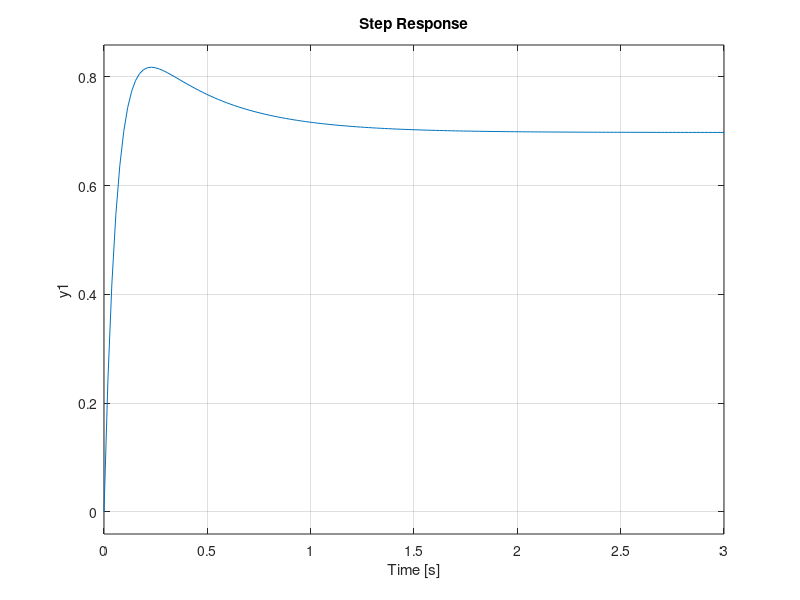
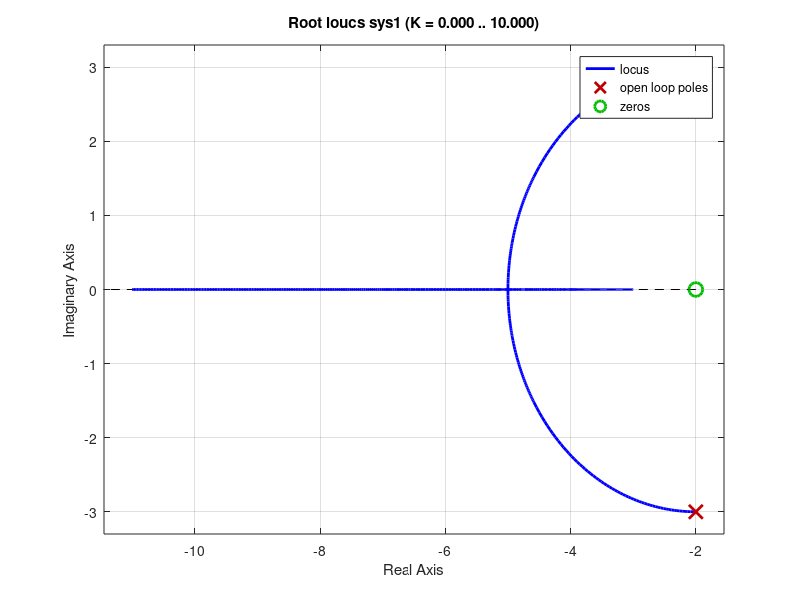

Recreate these plots in MATLAB, in order.
num = [1 2];
den = [1 4 13];
k = 15;

sys = tf(k*num, den);
sys1 = tf(num, den);
sys = feedback(sys,1);
figure(1)
step(sys);
figure(2)
rlocus(sys1);